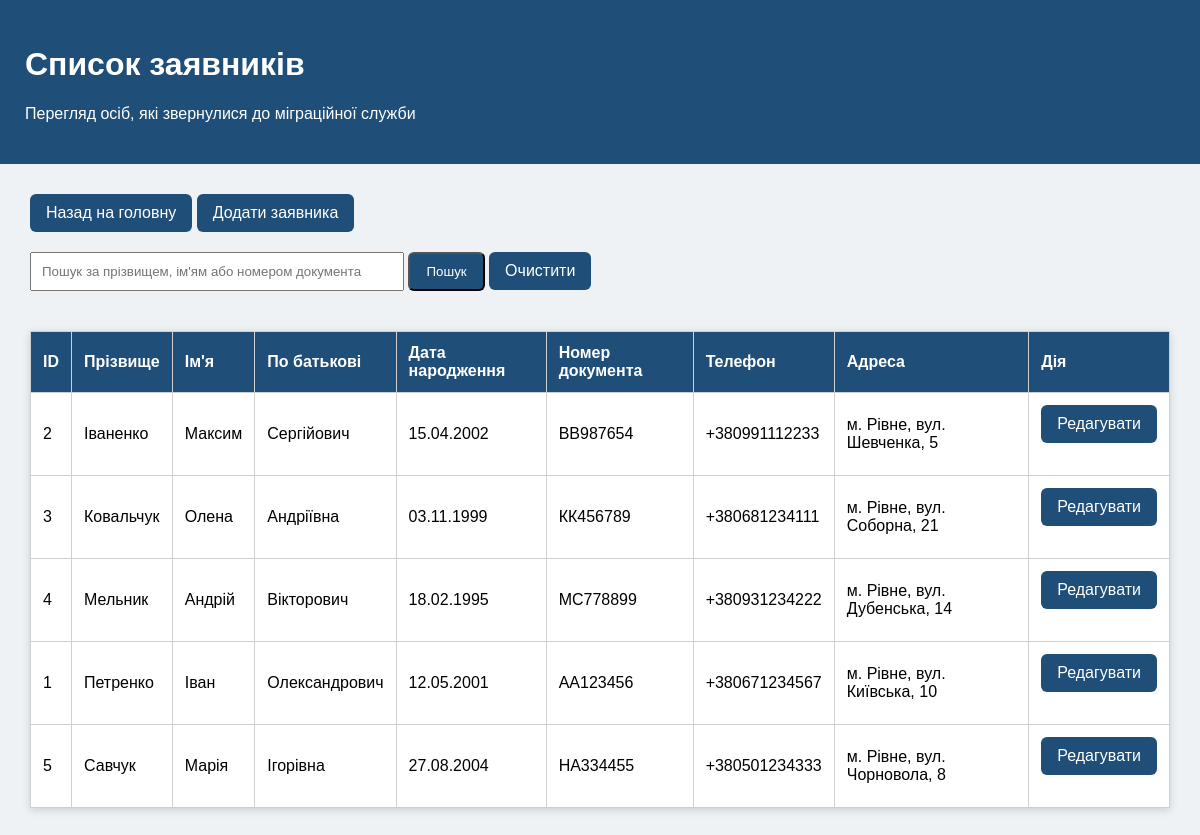
/applicants/ (signed in), run on the app's committed database.
### records/models.py (models this page shows, shortened)
class Applicant(models.Model):
    surname = models.CharField("Прізвище", max_length=50)
    name = models.CharField("Ім'я", max_length=50)
    patronymic = models.CharField("По батькові", max_length=50, blank=True)
    birth_date = models.DateField("Дата народження")
    document_number = models.CharField("Номер документа", max_length=30)
    phone = models.CharField("Телефон", max_length=20, blank=True)
    address = models.CharField("Адреса проживання", max_length=200)
    class Meta:
        verbose_name = "Заявник"
        verbose_name_plural = "Заявники"

### records/views.py (the view)
# urls.py: path("applicants/", views.applicants_list, name="applicants_list"),
@login_required
def applicants_list(request):
    query = request.GET.get("q", "")
    applicants = Applicant.objects.all().order_by("surname")
    if query:
        applicants = (
            Applicant.objects.filter(surname__icontains=query)
            | Applicant.objects.filter(name__icontains=query)
            | Applicant.objects.filter(document_number__icontains=query)
        )
    context = {
        "applicants": applicants,
        "query": query,
    }
    return render(request, "records/applicants_list.html", context)

### records/templates/records/applicants_list.html (shortened to what this page needs)
<!DOCTYPE html>
<html lang="uk">
<head>
</head>
<body>
    <div class="header">
        <h1>Список заявників</h1>
        <p>Перегляд осіб, які звернулися до міграційної служби</p>
    </div>
    <div class="content">
        <a class="button" href="/">Назад на головну</a>
        <a class="button" href="/applicants/add/">Додати заявника</a>
        <form method="get" style="margin-bottom: 20px;">
    <input type="text" name="q" value="{{ query }}" placeholder="Пошук за прізвищем, ім'ям або номером документа"
           style="padding: 10px; width: 350px;">
    <button type="submit" class="button">Пошук</button>
    <a class="button" href="/applicants/">Очистити</a>
</form>
        <table>
            <tr>
                <th>ID</th>
                <th>Прізвище</th>
                <th>Ім'я</th>
                <th>По батькові</th>
                <th>Дата народження</th>
                <th>Номер документа</th>
                <th>Телефон</th>
                <th>Адреса</th>
                <th>Дія</th>
            </tr>
            {% for applicant in applicants %}
            <tr>
                <td>{{ applicant.id }}</td>
                <td>{{ applicant.surname }}</td>
                <td>{{ applicant.name }}</td>
                <td>{{ applicant.patronymic }}</td>
                <td>{{ applicant.birth_date|date:"d.m.Y" }}</td>
                <td>{{ applicant.document_number }}</td>
                <td>{{ applicant.phone }}</td>
                <td>{{ applicant.address }}</td>
                <td>
    <a class="button" href="/applicants/{{ applicant.id }}/edit/">Редагувати</a>
</td>
            </tr>
            {% empty %}
            <tr>
                <td colspan="9">Заявників поки що немає.</td>
            </tr>
            {% endfor %}
        </table>
    </div>
</body>
</html>

### records/templates/records/applicants_list.html (style rules this page uses)
body { font-family: Arial, sans-serif; background-color: #eef2f5; margin: 0; }
.header { background-color: #1f4e79; color: white; padding: 25px; }
.content { padding: 30px; }
table { width: 100%; border-collapse: collapse; background-color: white; box-shadow: 0 2px 8px rgba(0,0,0,0.15); }
th, td { padding: 12px; border: 1px solid #d0d0d0; text-align: left; }
th { background-color: #1f4e79; color: white; }
.button { display: inline-block; background-color: #1f4e79; color: white; padding: 10px 16px; text-decoration: none; border-radius: 6px; margin-bottom: 20px; }

### data on the page
Applicant: id "2", surname "Іваненко", name "Максим", patronymic "Сергійович", birth_date "15.04.2002", document_number "ВВ987654", phone "+380991112233", address "м. Рівне, вул. Шевченка, 5"
Applicant: id "3", surname "Ковальчук", name "Олена", patronymic "Андріївна", birth_date "03.11.1999", document_number "КК456789", phone "+380681234111", address "м. Рівне, вул. Соборна, 21"
Applicant: id "4", surname "Мельник", name "Андрій", patronymic "Вікторович", birth_date "18.02.1995", document_number "МС778899", phone "+380931234222", address "м. Рівне, вул. Дубенська, 14"
Applicant: id "1", surname "Петренко", name "Іван", patronymic "Олександрович", birth_date "12.05.2001", document_number "АА123456", phone "+380671234567", address "м. Рівне, вул. Київська, 10"
Applicant: id "5", surname "Савчук", name "Марія", patronymic "Ігорівна", birth_date "27.08.2004", document_number "НА334455", phone "+380501234333", address "м. Рівне, вул. Чорновола, 8"
